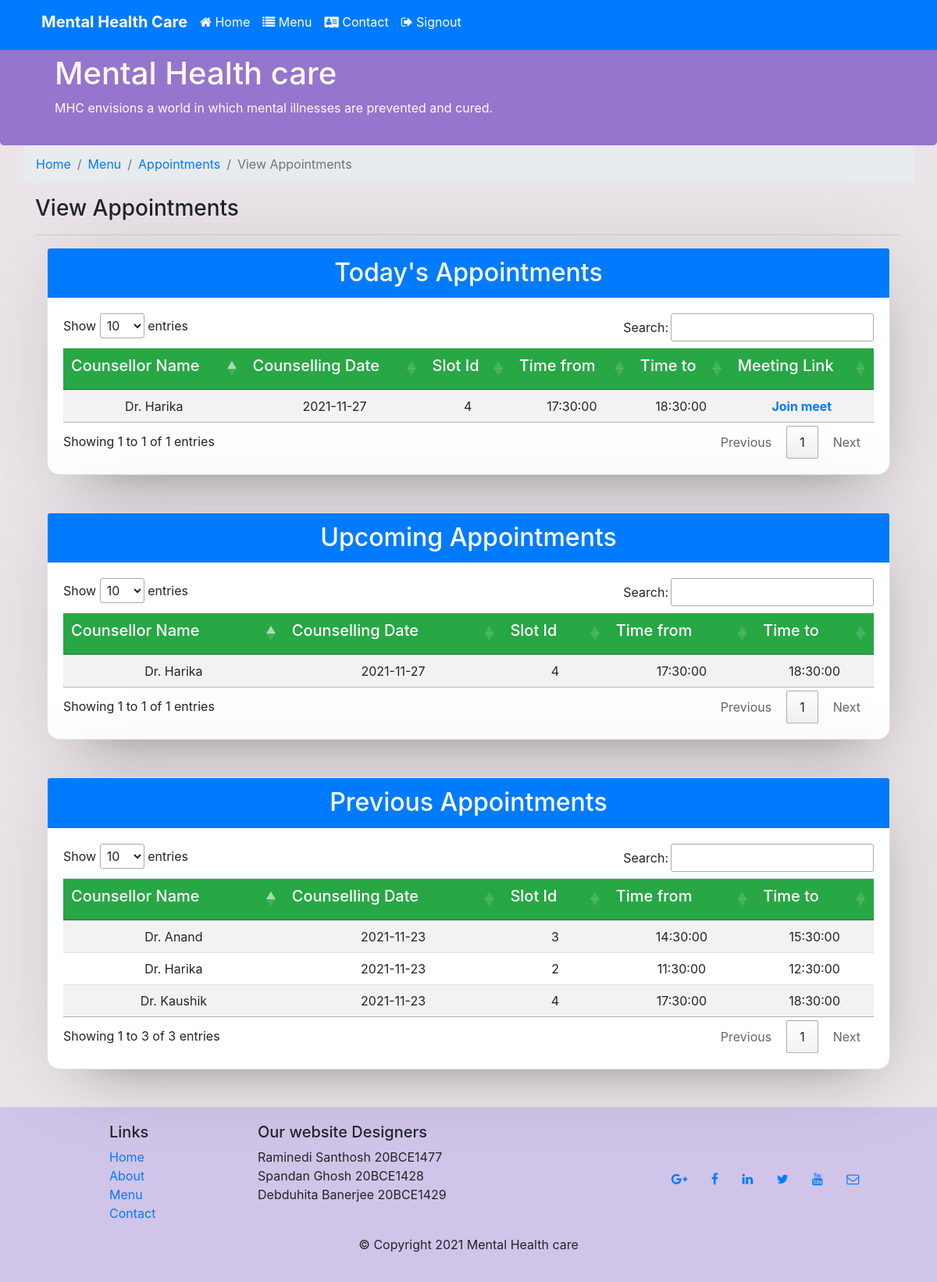
/Admin/view_appointments.php (signed in), run on the app's committed database.
### tables this page shows
CREATE TABLE `booking` (
  `bookingid` int(11) NOT NULL,
  `counsellorid` int(11) NOT NULL,
  `helpseekerid` int(11) NOT NULL,
  `date` date NOT NULL,
  `slotno` int(11) NOT NULL,
  `PaymentType` varchar(20) NOT NULL,
  `link` varchar(500) NOT NULL
);

CREATE TABLE `counsellors` (
  `cno` int(11) NOT NULL,
  `firstname` char(20) NOT NULL,
  `secondname` char(20) NOT NULL,
  `email` char(50) NOT NULL,
  `password` varchar(25) NOT NULL,
  `age` int(100) NOT NULL,
  `gender` char(20) NOT NULL,
  `location` char(30) NOT NULL,
  `phone` char(10) NOT NULL
);

CREATE TABLE `slot` (
  `slotid` int(11) NOT NULL,
  `timefrom` time NOT NULL,
  `timeto` time NOT NULL
);

### Admin/view_appointments.php (the view, shortened to what this page needs)
<?php
    $conn = OpenCon();
    function upcoming(){
        global $conn,$id;
        $todaydate = date("Y-m-d");
        $sql = "SELECT `counsellors`.`firstname` `cno`,`booking`.`date` `date`,`slot`.`slotid` `slotid`, `slot`.`timefrom` `from`,`slot`.`timeto` `to` FROM booking LEFT JOIN `counsellors` ON `booking`.`counsellorid`=`counsellors`.`cno` LEFT JOIN `slot` ON `booking`.`slotno`=`slot`.`slotid`";
        $result = $conn->query($sql);
        while($row = $result->fetch_assoc()) {
            if ($todaydate <= $row['date']){
                echo "<tr class='text-center'>
                        <td>Dr. ".$row["cno"]."</td>
                        <td>".$row["date"]."</td>
                        <td>".$row["slotid"]."</td>
                        <td>".$row["from"]."</td>
                        <td>".$row["to"]."</td>
                    </tr>";
            }
		}
    }
    function today(){
        global $conn,$id;
        $todaydate = date("Y-m-d");
        $sql = "SELECT `counsellors`.`firstname` `cno`,`booking`.`link` `link`,`booking`.`date` `date`,`slot`.`slotid` `slotid`, `slot`.`timefrom` `from`,`slot`.`timeto` `to` FROM booking LEFT JOIN `counsellors` ON `booking`.`counsellorid`=`counsellors`.`cno` LEFT JOIN `slot` ON `booking`.`slotno`=`slot`.`slotid`";
        $result = $conn->query($sql);
        while($row = $result->fetch_assoc()) {
            if ($todaydate == $row['date']){
                echo "<tr class='text-center'>
                        <td>Dr. ".$row["cno"]."</td>
                        <td>".$row["date"]."</td>
                        <td>".$row["slotid"]."</td>
                        <td>".$row["from"]."</td>
                        <td>".$row["to"]."</td>
                        <td><b><a href=".$row['link'].">Join meet</a></b></td>
                    </tr>";
            }
		}
    }
    function previous(){
        global $conn,$id;
        $todaydate = date("Y-m-d");
        $sql = "SELECT `counsellors`.`firstname` `cno`,`booking`.`date` `date`,`slot`.`slotid` `slotid`, `slot`.`timefrom` `from`,`slot`.`timeto` `to` FROM booking LEFT JOIN `counsellors` ON `booking`.`counsellorid`=`counsellors`.`cno` LEFT JOIN `slot` ON `booking`.`slotno`=`slot`.`slotid`";
        $result = $conn->query($sql);
        while($row = $result->fetch_assoc()) {
            if ($todaydate > $row['date']){
                echo "<tr class='text-center'>
                        <td>Dr. ".$row["cno"]."</td>
                        <td>".$row["date"]."</td>
                        <td>".$row["slotid"]."</td>
                        <td>".$row["from"]."</td>
                        <td>".$row["to"]."</td>
                    </tr>";
            }
		}
    }
?>
    <div class="container">
        <div class="row">
            <ol class="col-12 breadcrumb">
                <li class="breadcrumb-item"><a href="home.php">Home</a></li>
                <li class="breadcrumb-item"><a href="menu.php">Menu</a></li>
                <li class="breadcrumb-item"><a href="menu.php">Appointments</a></li>
                <li class="breadcrumb-item active">View Appointments</li>
            </ol>
            <div class="col-12">
               <h3>View Appointments</h3>
               <hr>
            </div>
        </div>
        <div class="container mb-5">
            <div class="card">
                <h2 class="card-header text-white bg-primary text-center">Today's Appointments</h2>
                <div class="card-body">
                    <table class="table table-striped" id="mytables">
                        <thead class="bg-success text-white text-center">
                            <tr >
                                <th scope="col"><h5>Counsellor Name</h5></th>
                                <th scope="col"><h5>Counselling Date</h5></th>
                                <th scope="col"><h5>Slot Id</h5></th>
                                <th scope="col"><h5>Time from</h5></th>
                                <th scope="col"><h5>Time to</h5></th>
                                <th scope="col"><h5>Meeting Link</h5></th>
                            </tr>
                        </thead>
                        <?php today(); ?>
                    </table>
                </div>
            </div>
        </div>
        <div class="container mb-5">
            <div class="card">
                <h2 class="card-header text-white bg-primary text-center">Upcoming Appointments</h2>
                <div class="card-body">
                    <table class="table table-striped" id="myTable">
                        <thead class="bg-success text-white text-center">
                            <tr >
                                <th scope="col"><h5>Counsellor Name</h5></th>
                                <th scope="col"><h5>Counselling Date</h5></th>
                                <th scope="col"><h5>Slot Id</h5></th>
                                <th scope="col"><h5>Time from</h5></th>
                                <th scope="col"><h5>Time to</h5></th>
                            </tr>
                        </thead>
                        <?php upcoming(); ?>
                    </table>
                </div>
            </div>
        </div>
        <div class="container mb-5">
            <div class="card">
                <h2 class="card-header text-white bg-primary text-center">Previous Appointments</h2>
                <div class="card-body">
                    <table class="table table-striped" id="mytable">
                        <thead class="bg-success text-white text-center">
                            <tr >
                                <th scope="col"><h5>Counsellor Name</h5></th>
                                <th scope="col"><h5>Counselling Date</h5></th>
                                <th scope="col"><h5>Slot Id</h5></th>
                                <th scope="col"><h5>Time from</h5></th>
                                <th scope="col"><h5>Time to</h5></th>
                            </tr>
                        </thead>
                        <?php previous(); ?>
                    </table>
                </div>
            </div>
        </div>
    </div>
</body>
</html>

### css/style.css (style rules this page uses)
.footer { margin-top: 10px; padding : 20px 0px 20px 0px; background-color: #D1C4E9; }
body { background-color: rgb(235, 229, 233); }
.row-header { margin:0px auto; padding:0px; }
.jumbotron { padding: 60px 30px 10px 30px; margin: 0px auto; background: #9575CD; color: floralwhite; }
.card { background: #fff; border-radius: 16px; box-shadow: 10px 0 128px 0 rgba(0,0,0,0.1), 10px 32px 64px -48px rgba(0,0,0,0.5); }
.navbar-dark { background-color: #512DA8; }

### data on the page
booking: counsellorid.firstname "Harika", date "2021-11-27", slotno.slotid "4", slotno.timefrom "17:30:00", slotno.timeto "18:30:00"
booking: counsellorid.firstname "Anand", date "2021-11-23", slotno.slotid "3", slotno.timefrom "14:30:00", slotno.timeto "15:30:00"
booking: counsellorid.firstname "Harika", date "2021-11-23", slotno.slotid "2", slotno.timefrom "11:30:00", slotno.timeto "12:30:00"
booking: counsellorid.firstname "Kaushik", date "2021-11-23", slotno.slotid "4", slotno.timefrom "17:30:00", slotno.timeto "18:30:00"
